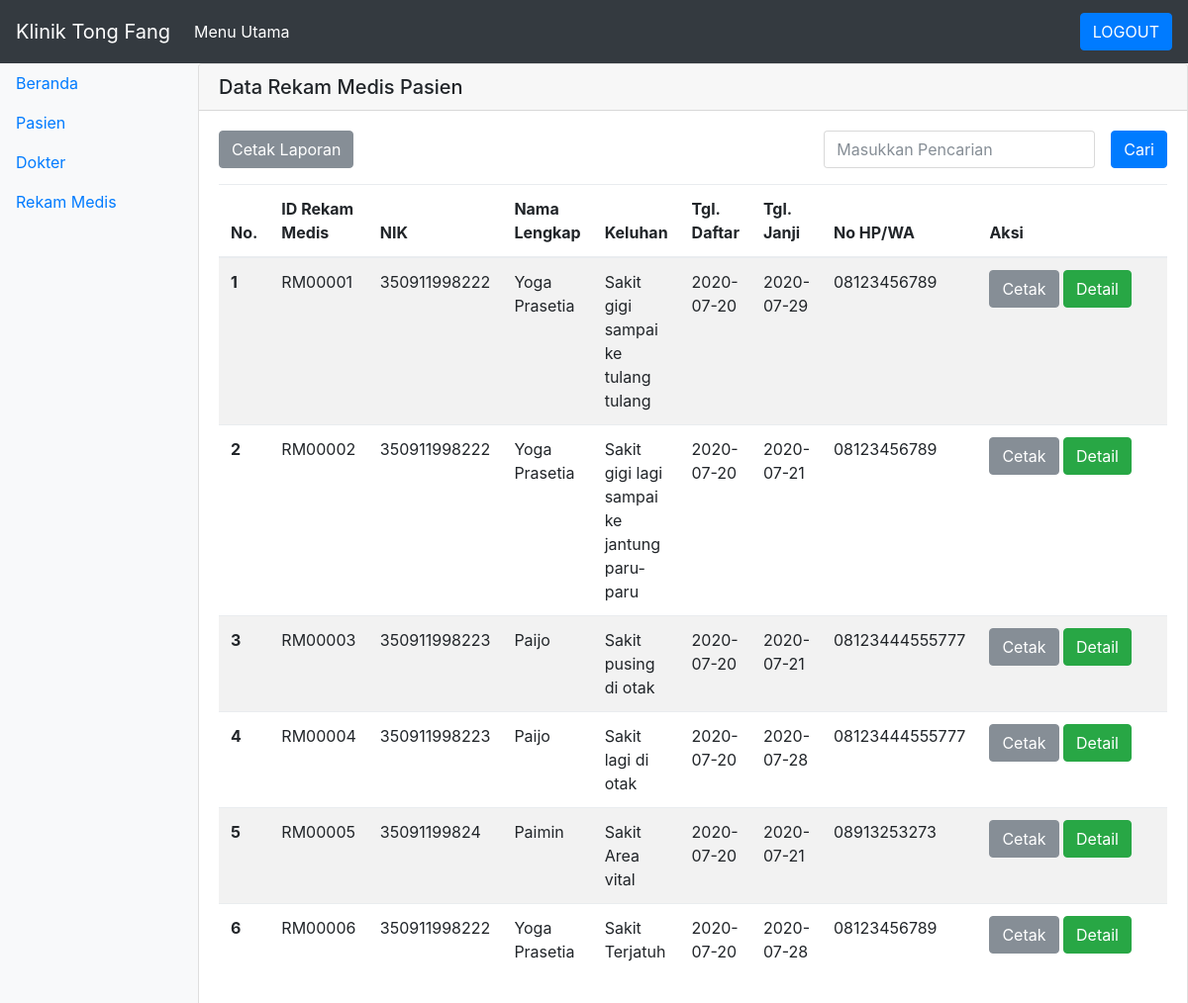
/rekam_medis.php (signed in), run on the app's committed database.
### tables this page shows
CREATE TABLE `rekam_medis` (
  `id` varchar(255) NOT NULL,
  `nik` varchar(255) NOT NULL,
  `nama` varchar(255) NOT NULL,
  `poli` varchar(255) NOT NULL,
  `keluhan` varchar(255) NOT NULL,
  `tgl_daftar` date NOT NULL,
  `tgl_janji` date NOT NULL,
  `no_hp` varchar(255) NOT NULL,
  `alamat` varchar(255) NOT NULL,
  `tempat_lahir` varchar(255) NOT NULL,
  `tgl_lahir` date NOT NULL
);

### rekam_medis.php (the view)
<?php
    include("header.php");
?>
<div class="card">
    <h5 class="card-header">Data Rekam Medis Pasien</h5>
    <div class="card-body">
        <div class="form-group">
            <a href="laporan_rekam.php" class="btn btn-secondary" target="_blank">Cetak Laporan</a>
            <div class="float-right">
                <form method="POST" class="form-inline">
                    <div class="form-group mx-sm-3 mb-2">
                        <input type="text" class="form-control" name="kata_kunci" placeholder="Masukkan Pencarian">
                    </div>
                    <button name="pencarian" type="submit" class="btn btn-primary mb-2">Cari</button>
                </form>
            </div>
        </div>
        <table class="table table-hover table-striped">
            <thead class="thead-dark">
                <tr>
                    <th scope="col">No.</th>
                    <th scope="col">ID Rekam Medis</th>
                    <th scope="col">NIK</th>
                    <th scope="col">Nama Lengkap</th>
                    <th scope="col">Keluhan</th>
                    <th scope="col">Tgl. Daftar</th>
                    <th scope="col">Tgl. Janji</th>
                    <th scope="col">No HP/WA</th>
                    <th scope="col" width="28%">Aksi</th>
                </tr>
            </thead>
            <tbody>
                <?php
					if(isset($_POST['pencarian'])){
                    	$kata_kunci = $_POST['kata_kunci'];
                        $query = mysqli_query($config,"SELECT * from rekam_medis where nama like '%$kata_kunci%'");
                	}else{
                    	$query=mysqli_query($config,"select * from rekam_medis");
                	}
                    $nomer=1;
                    while ($ambil_data=mysqli_fetch_array($query)){
                ?>
                <tr>
                    <th scope="row">
                        <?php echo $nomer++;  ?>
                    </th>
                    <td>
                        <?php echo $ambil_data['id'];  ?>
                    </td>
                    <td>
                        <?php echo $ambil_data['nik'];  ?>
                    </td>
                    <td>
                        <?php echo $ambil_data['nama'];  ?>
                    </td>
                    <td>
                        <?php echo $ambil_data['keluhan'];  ?>
                    </td>
                    <td>
                        <?php echo $ambil_data['tgl_daftar'];  ?>
                    </td>
                    <td>
                        <?php echo $ambil_data['tgl_janji'];  ?>
                    </td>
                    <td>
                        <?php echo $ambil_data['no_hp'];  ?>
                    </td>
                    <td>
                        <a href="cetak_rekam.php?id=<?php echo $ambil_data['id'];?>" target="_blank">
                            <button type="button" class="btn btn-secondary">Cetak</button>
                        </a>
                        <a href="detail_rekam.php?id=<?php echo $ambil_data['id'];?>">
                            <button type="button" class="btn btn-success">Detail</button>
                        </a>
                    </td>
                </tr>
                <?php
                    }
                ?>
            </tbody>
        </table>
    </div>
</div>

### header.php (shortened to what this page needs)
<?php
	if (!isset($_SESSION['kode_admin'])){
		echo "<script>
				alert('Silahkan Login Admin Terlebih Dahulu');
				window.location.href = 'login.php';
			</script>";
	}else{
?>
<!DOCTYPE html>
<html lang="en">
<head>
    <link rel="stylesheet" href="css/bootstrap.min.css">
</head>
<body>
<nav class="navbar navbar-expand-md navbar-dark fixed-top bg-dark">
  <a class="navbar-brand" href="#">Klinik Tong Fang</a>
  <div class="collapse navbar-collapse" id="navbarsExampleDefault">
    <ul class="navbar-nav mr-auto">
      <li class="nav-item active">
        <a class="nav-link" href="index.php">Menu Utama</a>
      </li>
    </ul>
    <form class="form-inline my-2 my-lg-0">
      <a href="logout.php" class="btn btn-primary">LOGOUT</a>
      <br/>
      <br/>
    </form>
  </div>
</nav>
    <div class="container-fluid" id="main">
        <div class="row row-offcanvas row-offcanvas-left">
            <div class="col-md-3 col-lg-2 sidebar-offcanvas bg-light pl-0" id="sidebar" role="navigation">
                <ul class="nav flex-column sticky-top pl-0 pt-5 mt-3">
                    <li class="nav-item"><a class="nav-link" href="admin.php">Beranda</a></li>
                    <li class="nav-item"><a class="nav-link" href="pasien.php">Pasien</a></li>
                    <li class="nav-item"><a class="nav-link" href="dokter.php">Dokter</a></li>
                    <li class="nav-item"><a class="nav-link" href="rekam_medis.php">Rekam Medis</a></li>
                </ul>
            </div>
            <div class="col main pt-5 mt-3">
                <div class="row mb-3">
                <?php
    }
?>

### data on the page
rekam_medis: id "RM00001", nik "350911998222", nama "Yoga Prasetia", keluhan "Sakit gigi sampai ke tulang tulang", tgl_daftar "2020-07-20", tgl_janji "2020-07-29", no_hp "08123456789"
rekam_medis: id "RM00002", nik "350911998222", nama "Yoga Prasetia", keluhan "Sakit gigi lagi sampai ke jantung paru-paru", tgl_daftar "2020-07-20", tgl_janji "2020-07-21", no_hp "08123456789"
rekam_medis: id "RM00003", nik "350911998223", nama "Paijo", keluhan "Sakit pusing di otak", tgl_daftar "2020-07-20", tgl_janji "2020-07-21", no_hp "08123444555777"
rekam_medis: id "RM00004", nik "350911998223", nama "Paijo", keluhan "Sakit lagi di otak", tgl_daftar "2020-07-20", tgl_janji "2020-07-28", no_hp "08123444555777"
rekam_medis: id "RM00005", nik "35091199824", nama "Paimin", keluhan "Sakit Area vital", tgl_daftar "2020-07-20", tgl_janji "2020-07-21", no_hp "08913253273"
rekam_medis: id "RM00006", nik "350911998222", nama "Yoga Prasetia", keluhan "Sakit Terjatuh", tgl_daftar "2020-07-20", tgl_janji "2020-07-28", no_hp "08123456789"
